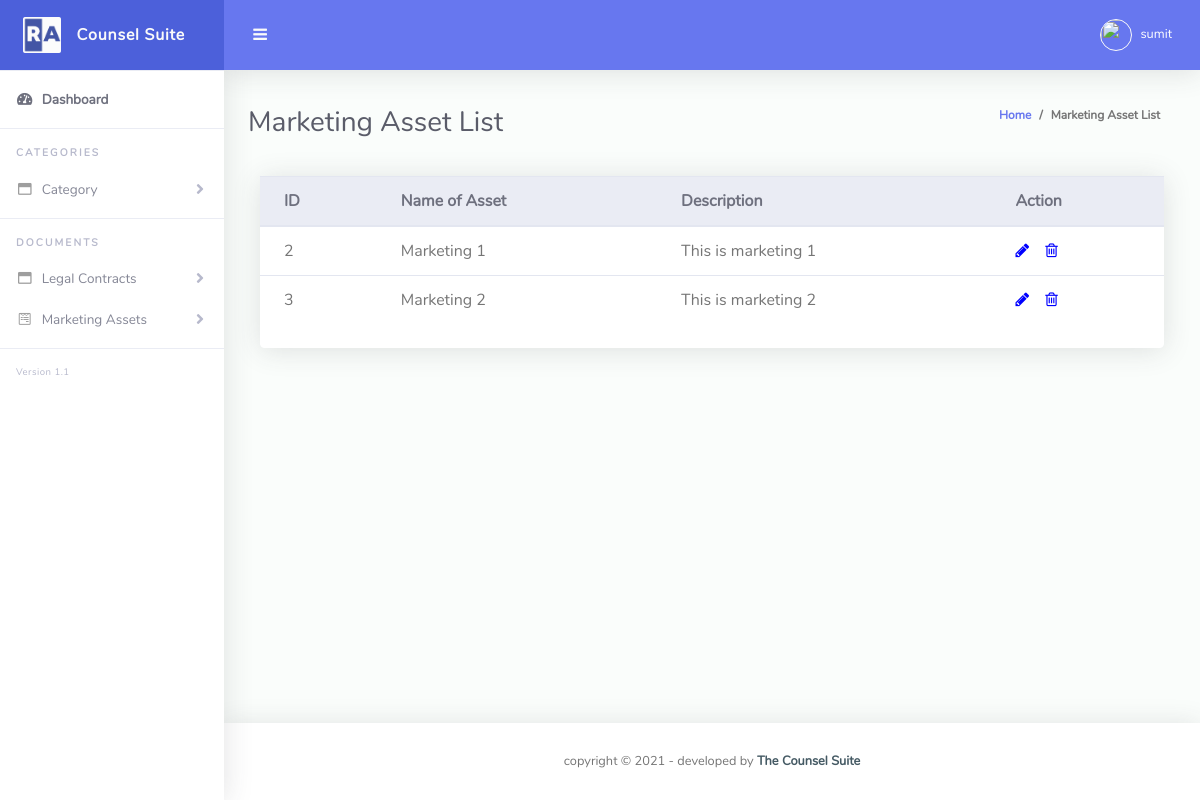
/admin/Pages/marketing_assets_view.php (signed in), run on the app's committed database.
### tables this page shows
CREATE TABLE `marketing_assests` (
  `c_id` int(255) NOT NULL,
  `c_name` varchar(100) NOT NULL,
  `c_description` varchar(255) NOT NULL,
  `c_catid` varchar(100) NOT NULL,
  `c_category` varchar(100) NOT NULL,
  `c_parentcat` varchar(100) NOT NULL,
  `c_file` varchar(255) NOT NULL,
  `c_timestamp` varchar(100) NOT NULL,
  `c_adminid` varchar(100) NOT NULL
);

### admin/Pages/marketing_assets_view.php (the view, shortened to what this page needs)
<?php
require_once '../../database/config.php';
if(isset($_SESSION["adminname"])) {
  $admin_name=$_SESSION["adminname"];
  $a_id=$_SESSION["id"];
}
else
{
  header("Location:../index.php");
}
$mysqli = new mysqli($hn,$un,"",$db);
if ($mysqli -> connect_errno) {
  echo "Failed to connect to MySQL: " . $mysqli -> connect_error;
  exit();
}
else
{
  $sql = "SELECT * FROM marketing_assests";
  $result = $mysqli->query($sql);
}
?>
<!DOCTYPE html>
<html lang="en">
<head>
  <link href="../vendor/fontawesome-free/css/all.min.css" rel="stylesheet" type="text/css">
  <link href="../vendor/bootstrap/css/bootstrap.min.css" rel="stylesheet" type="text/css">
  <link href="../css/ruang-admin.min.css" rel="stylesheet">
  <link rel="stylesheet" href="https://cdnjs.cloudflare.com/ajax/libs/font-awesome/4.7.0/css/font-awesome.min.css">
</head>
<body id="page-top">
  <div id="wrapper">
    <ul class="navbar-nav sidebar sidebar-light accordion" id="accordionSidebar">
      <a class="sidebar-brand d-flex align-items-center justify-content-center" href="../index.php">
        <div class="sidebar-brand-icon">
          <img src="../img/logo/logo2.png">
        </div>
        <div class="sidebar-brand-text mx-3">Counsel Suite</div>
      </a>
      <hr class="sidebar-divider my-0">
      <li class="nav-item active">
        <a class="nav-link" href="../index.php">
          <i class="fas fa-fw fa-tachometer-alt"></i>
          <span>Dashboard</span></a>
      </li>
      <hr class="sidebar-divider">
      <div class="sidebar-heading">
        Categories
      </div>
      <li class="nav-item">
        <a class="nav-link collapsed" href="#" data-toggle="collapse" data-target="#collapseCategory"
          aria-expanded="true" aria-controls="collapseBootstrap">
          <i class="far fa-fw fa-window-maximize"></i>
          <span>Category</span>
        </a>
      </li>
      <hr class="sidebar-divider">
      <div class="sidebar-heading">
        Documents
      </div>
      <li class="nav-item">
        <a class="nav-link collapsed" href="#" data-toggle="collapse" data-target="#collapseBootstrap"
          aria-expanded="true" aria-controls="collapseBootstrap">
          <i class="far fa-fw fa-window-maximize"></i>
          <span>Legal Contracts</span>
        </a>
      </li>
      <li class="nav-item">
        <a class="nav-link collapsed" href="#" data-toggle="collapse" data-target="#collapseForm" aria-expanded="true"
          aria-controls="collapseForm">
          <i class="fab fa-fw fa-wpforms"></i>
          <span>Marketing Assets</span>
        </a>
      </li>
      <hr class="sidebar-divider">
      <div class="version" id="version-ruangadmin"></div>
    </ul>
    <div id="content-wrapper" class="d-flex flex-column">
      <div id="content">
        <nav class="navbar navbar-expand navbar-light bg-navbar topbar mb-4 static-top">
          <button id="sidebarToggleTop" class="btn btn-link rounded-circle mr-3">
            <i class="fa fa-bars"></i>
          </button>
          <ul class="navbar-nav ml-auto">
            <li class="nav-item dropdown no-arrow">
              <a class="nav-link dropdown-toggle" href="#" id="userDropdown" role="button" data-toggle="dropdown"
                aria-haspopup="true" aria-expanded="false">
                <img class="img-profile rounded-circle" src="<?php echo "../img/profile_pic/".$a_id;?>" style="max-width: 60px">
                <span class="ml-2 d-none d-lg-inline text-white small"><?php echo $admin_name;?></span>
              </a>
            </li>
          </ul>
        </nav>
        <div class="container-fluid" id="container-wrapper">
          <div class="d-sm-flex align-items-center justify-content-between mb-4">
            <h1 class="h3 mb-0 text-gray-800">Marketing Asset List</h1>
            <ol class="breadcrumb">
              <li class="breadcrumb-item"><a href="../">Home</a></li>
              <li class="breadcrumb-item active" aria-current="page">Marketing Asset List</li>
            </ol>
          </div>
            <div class="col-lg-12 mb-4">
              <div class="card">
                <div class="table-responsive">
                  <table class="table align-items-center table-flush">
                    <thead class="thead-light">
                      <tr>
                        <th>ID</th>
                        <th>Name of Asset</th>
                        <th>Description</th>
                        <th>Action</th>
                      </tr>
                    </thead>
                    <tbody>
                      <?php
                      if ($result->num_rows > 0) {
                        while($row = $result->fetch_assoc()) {
                          echo "<tr>";
                          echo "<td>".$row['c_id']."</td>";
                          echo "<td>".$row['c_name']."</td>";
                          echo "<td>".$row['c_description']."</td>";
                          echo "<td>";
                          echo '<a href="edit_marketing_asset.php?id='.$row["c_id"].'"><i class="fa fa-pencil"style="color: blue;" aria-hidden="true"></i></a>';
                          echo '<a href="delete_marketing_asset.php?id='.$row["c_id"].'"><i class="fa fa-trash-o" style="color: blue; padding-left: 1rem;" aria-hidden="true"></i></a>';
                          echo "</td>";
                          echo "</tr>";
                        }
                      } else {
                      }
                      ?>
                    </tbody>
                  </table>
                </div>
                <div class="card-footer"></div>
              </div>
            </div>
        </div>
      </div>
      <footer class="sticky-footer bg-white">
        <div class="container my-auto">
          <div class="copyright text-center my-auto">
            <span>copyright &copy; <script> document.write(new Date().getFullYear()); </script> - developed by
              <b><a href="#" target="_blank">The Counsel Suite</a></b>
            </span>
          </div>
        </div>
      </footer>
    </div>
  </div>
</body>
</html>

### data on the page
marketing_assests: c_id "2", c_name "Marketing 1", c_description "This is marketing 1"
marketing_assests: c_id "3", c_name "Marketing 2", c_description "This is marketing 2"

### other printed values
$admin_name "sumit"
